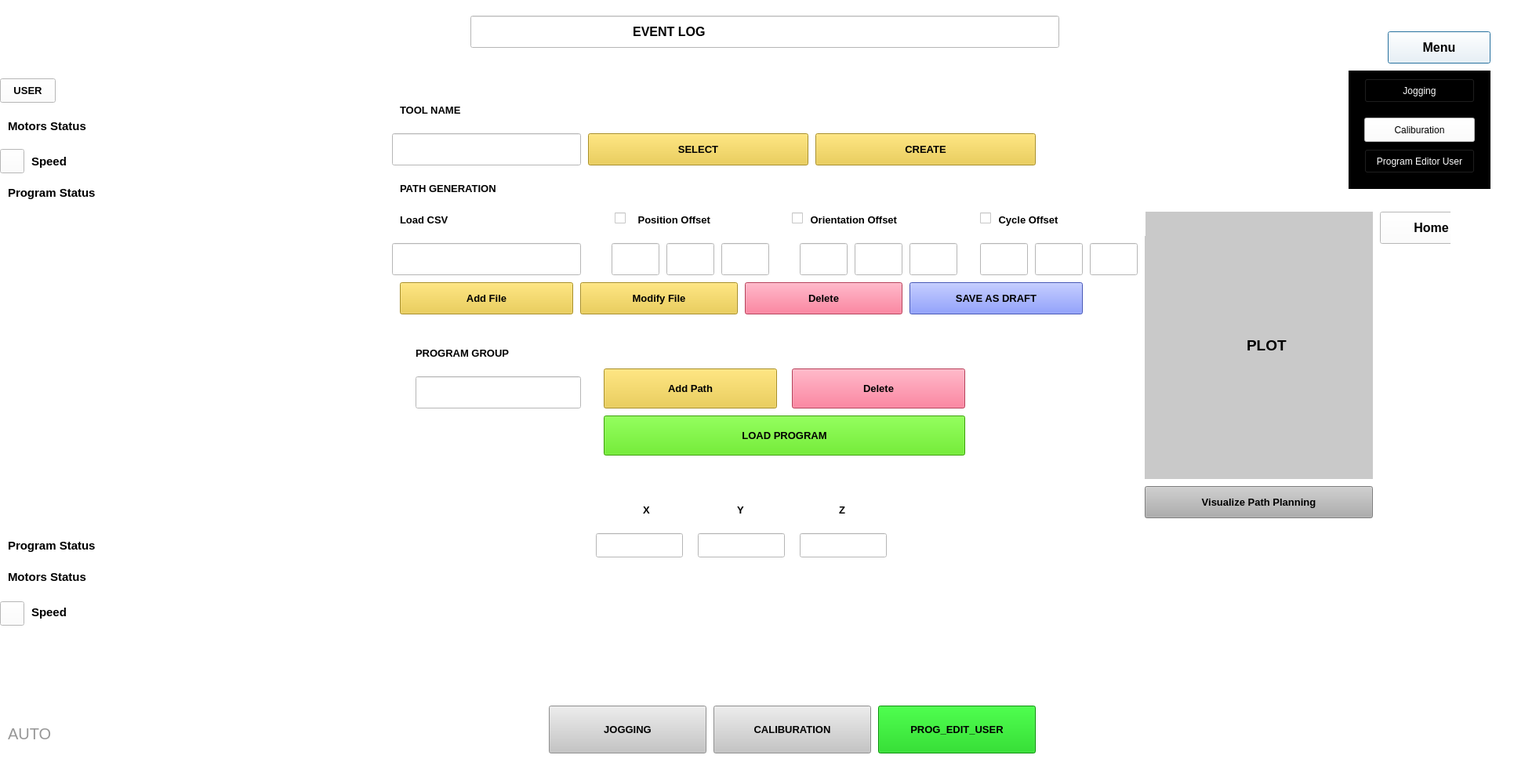
<?xml version="1.0" encoding="UTF-8"?>
<ui version="4.0">
 <class>Dialog</class>
 <widget class="QDialog" name="Dialog">
  <property name="geometry">
   <rect>
    <x>0</x>
    <y>0</y>
    <width>1931</width>
    <height>1000</height>
   </rect>
  </property>
  <property name="windowTitle">
   <string>Dialog</string>
  </property>
  <property name="styleSheet">
   <string notr="true">background-color: rgb(255, 255, 255);</string>
  </property>
  <widget class="QLineEdit" name="lineEdit">
   <property name="geometry">
    <rect>
     <x>600</x>
     <y>20</y>
     <width>751</width>
     <height>41</height>
    </rect>
   </property>
   <property name="font">
    <font>
     <pointsize>12</pointsize>
     <weight>75</weight>
     <bold>true</bold>
    </font>
   </property>
   <property name="text">
    <string>                                              EVENT LOG</string>
   </property>
  </widget>
  <widget class="QLabel" name="label_4">
   <property name="geometry">
    <rect>
     <x>610</x>
     <y>30</y>
     <width>21</width>
     <height>21</height>
    </rect>
   </property>
   <property name="text">
    <string/>
   </property>
   <property name="pixmap">
    <pixmap>../images_home/info.png</pixmap>
   </property>
   <property name="scaledContents">
    <bool>true</bool>
   </property>
  </widget>
  <widget class="QLabel" name="label_6">
   <property name="geometry">
    <rect>
     <x>1540</x>
     <y>700</y>
     <width>311</width>
     <height>251</height>
    </rect>
   </property>
   <property name="text">
    <string/>
   </property>
   <property name="pixmap">
    <pixmap>../images_home/1.png</pixmap>
   </property>
   <property name="scaledContents">
    <bool>true</bool>
   </property>
  </widget>
  <widget class="QLabel" name="label_7">
   <property name="geometry">
    <rect>
     <x>10</x>
     <y>840</y>
     <width>51</width>
     <height>61</height>
    </rect>
   </property>
   <property name="text">
    <string/>
   </property>
   <property name="pixmap">
    <pixmap>../images_home/a-removebg-preview.png</pixmap>
   </property>
   <property name="scaledContents">
    <bool>true</bool>
   </property>
  </widget>
  <widget class="QLabel" name="label_8">
   <property name="geometry">
    <rect>
     <x>10</x>
     <y>920</y>
     <width>91</width>
     <height>31</height>
    </rect>
   </property>
   <property name="font">
    <font>
     <pointsize>15</pointsize>
    </font>
   </property>
   <property name="styleSheet">
    <string notr="true">color:rgb(151, 151, 151);
font-size:15pt;</string>
   </property>
   <property name="text">
    <string>AUTO</string>
   </property>
  </widget>
  <widget class="QLabel" name="label_9">
   <property name="geometry">
    <rect>
     <x>10</x>
     <y>10</y>
     <width>51</width>
     <height>61</height>
    </rect>
   </property>
   <property name="text">
    <string/>
   </property>
   <property name="pixmap">
    <pixmap>../images_home/U.png</pixmap>
   </property>
   <property name="scaledContents">
    <bool>true</bool>
   </property>
  </widget>
  <widget class="QPushButton" name="homemenubtn1">
   <property name="geometry">
    <rect>
     <x>1770</x>
     <y>40</y>
     <width>131</width>
     <height>41</height>
    </rect>
   </property>
   <property name="font">
    <font>
     <pointsize>12</pointsize>
     <weight>75</weight>
     <bold>true</bold>
    </font>
   </property>
   <property name="text">
    <string>Menu</string>
   </property>
   <property name="icon">
    <iconset>
     <normaloff>:/symbol/menu.png</normaloff>:/symbol/menu.png</iconset>
   </property>
  </widget>
  <widget class="QLabel" name="label_13">
   <property name="geometry">
    <rect>
     <x>1590</x>
     <y>420</y>
     <width>71</width>
     <height>41</height>
    </rect>
   </property>
   <property name="font">
    <font>
     <pointsize>14</pointsize>
     <weight>75</weight>
     <bold>true</bold>
    </font>
   </property>
   <property name="styleSheet">
    <string notr="true">background-color: rgb(201, 201, 201);</string>
   </property>
   <property name="text">
    <string>PLOT</string>
   </property>
  </widget>
  <widget class="QLabel" name="label_15">
   <property name="geometry">
    <rect>
     <x>530</x>
     <y>430</y>
     <width>221</width>
     <height>41</height>
    </rect>
   </property>
   <property name="font">
    <font>
     <pointsize>10</pointsize>
     <weight>75</weight>
     <bold>true</bold>
    </font>
   </property>
   <property name="text">
    <string>PROGRAM GROUP</string>
   </property>
  </widget>
  <widget class="QLineEdit" name="lineEdit_17">
   <property name="geometry">
    <rect>
     <x>530</x>
     <y>480</y>
     <width>211</width>
     <height>41</height>
    </rect>
   </property>
  </widget>
  <widget class="QPushButton" name="pushButton_9">
   <property name="geometry">
    <rect>
     <x>770</x>
     <y>470</y>
     <width>221</width>
     <height>51</height>
    </rect>
   </property>
   <property name="font">
    <font>
     <pointsize>10</pointsize>
     <weight>75</weight>
     <bold>true</bold>
    </font>
   </property>
   <property name="styleSheet">
    <string notr="true">background-color: rgb(235, 199, 51);</string>
   </property>
   <property name="text">
    <string>Add Path</string>
   </property>
  </widget>
  <widget class="QPushButton" name="pushButton_10">
   <property name="geometry">
    <rect>
     <x>1010</x>
     <y>470</y>
     <width>221</width>
     <height>51</height>
    </rect>
   </property>
   <property name="font">
    <font>
     <pointsize>10</pointsize>
     <weight>75</weight>
     <bold>true</bold>
    </font>
   </property>
   <property name="styleSheet">
    <string notr="true">background-color: rgb(255, 85, 122);</string>
   </property>
   <property name="text">
    <string>Delete</string>
   </property>
  </widget>
  <widget class="QPushButton" name="pushButton_11">
   <property name="geometry">
    <rect>
     <x>770</x>
     <y>530</y>
     <width>461</width>
     <height>51</height>
    </rect>
   </property>
   <property name="font">
    <font>
     <pointsize>10</pointsize>
     <weight>75</weight>
     <bold>true</bold>
    </font>
   </property>
   <property name="styleSheet">
    <string notr="true">background-color: rgb(74, 224, 0);</string>
   </property>
   <property name="text">
    <string>LOAD PROGRAM</string>
   </property>
  </widget>
  <widget class="QLabel" name="label_16">
   <property name="geometry">
    <rect>
     <x>820</x>
     <y>630</y>
     <width>31</width>
     <height>41</height>
    </rect>
   </property>
   <property name="font">
    <font>
     <pointsize>10</pointsize>
     <weight>75</weight>
     <bold>true</bold>
    </font>
   </property>
   <property name="text">
    <string>X</string>
   </property>
  </widget>
  <widget class="QLabel" name="label_17">
   <property name="geometry">
    <rect>
     <x>940</x>
     <y>630</y>
     <width>31</width>
     <height>41</height>
    </rect>
   </property>
   <property name="font">
    <font>
     <pointsize>10</pointsize>
     <weight>75</weight>
     <bold>true</bold>
    </font>
   </property>
   <property name="text">
    <string>Y</string>
   </property>
  </widget>
  <widget class="QLabel" name="label_18">
   <property name="geometry">
    <rect>
     <x>1070</x>
     <y>630</y>
     <width>31</width>
     <height>41</height>
    </rect>
   </property>
   <property name="font">
    <font>
     <pointsize>10</pointsize>
     <weight>75</weight>
     <bold>true</bold>
    </font>
   </property>
   <property name="text">
    <string>Z</string>
   </property>
  </widget>
  <widget class="QLineEdit" name="lineEdit_18">
   <property name="geometry">
    <rect>
     <x>760</x>
     <y>680</y>
     <width>111</width>
     <height>31</height>
    </rect>
   </property>
  </widget>
  <widget class="QLineEdit" name="lineEdit_19">
   <property name="geometry">
    <rect>
     <x>890</x>
     <y>680</y>
     <width>111</width>
     <height>31</height>
    </rect>
   </property>
  </widget>
  <widget class="QLineEdit" name="lineEdit_20">
   <property name="geometry">
    <rect>
     <x>1020</x>
     <y>680</y>
     <width>111</width>
     <height>31</height>
    </rect>
   </property>
  </widget>
  <widget class="QPushButton" name="pushButton_12">
   <property name="geometry">
    <rect>
     <x>1460</x>
     <y>620</y>
     <width>291</width>
     <height>41</height>
    </rect>
   </property>
   <property name="font">
    <font>
     <pointsize>10</pointsize>
     <weight>75</weight>
     <bold>true</bold>
    </font>
   </property>
   <property name="styleSheet">
    <string notr="true">background-color: rgb(173, 173, 173);
</string>
   </property>
   <property name="text">
    <string>Visualize Path Planning</string>
   </property>
  </widget>
  <widget class="QLabel" name="label_19">
   <property name="geometry">
    <rect>
     <x>860</x>
     <y>750</y>
     <width>91</width>
     <height>71</height>
    </rect>
   </property>
   <property name="text">
    <string/>
   </property>
   <property name="pixmap">
    <pixmap>../images_home/playpause.png</pixmap>
   </property>
   <property name="scaledContents">
    <bool>true</bool>
   </property>
  </widget>
  <widget class="QLabel" name="label_20">
   <property name="geometry">
    <rect>
     <x>980</x>
     <y>750</y>
     <width>91</width>
     <height>71</height>
    </rect>
   </property>
   <property name="text">
    <string/>
   </property>
   <property name="pixmap">
    <pixmap>../images_home/stop.png</pixmap>
   </property>
   <property name="scaledContents">
    <bool>true</bool>
   </property>
  </widget>
  <widget class="QLabel" name="label_21">
   <property name="geometry">
    <rect>
     <x>1100</x>
     <y>750</y>
     <width>91</width>
     <height>71</height>
    </rect>
   </property>
   <property name="text">
    <string/>
   </property>
   <property name="pixmap">
    <pixmap>../images_home/next.png</pixmap>
   </property>
   <property name="scaledContents">
    <bool>true</bool>
   </property>
  </widget>
  <widget class="QLabel" name="label_22">
   <property name="geometry">
    <rect>
     <x>740</x>
     <y>750</y>
     <width>91</width>
     <height>71</height>
    </rect>
   </property>
   <property name="text">
    <string/>
   </property>
   <property name="pixmap">
    <pixmap>../images_home/previous.png</pixmap>
   </property>
   <property name="scaledContents">
    <bool>true</bool>
   </property>
  </widget>
  <widget class="QStackedWidget" name="stackedWidget">
   <property name="geometry">
    <rect>
     <x>1720</x>
     <y>90</y>
     <width>181</width>
     <height>151</height>
    </rect>
   </property>
   <property name="styleSheet">
    <string notr="true">background-color: rgb(0, 0, 0);
border-color: rgb(170, 0, 0);</string>
   </property>
   <property name="currentIndex">
    <number>0</number>
   </property>
   <widget class="QWidget" name="page">
    <widget class="QPushButton" name="joggingbtn3">
     <property name="geometry">
      <rect>
       <x>20</x>
       <y>10</y>
       <width>141</width>
       <height>31</height>
      </rect>
     </property>
     <property name="styleSheet">
      <string notr="true">color: rgb(255, 255, 255);</string>
     </property>
     <property name="text">
      <string>Jogging</string>
     </property>
     <property name="shortcut">
      <string>J</string>
     </property>
    </widget>
    <widget class="QPushButton" name="calibratebtn6">
     <property name="geometry">
      <rect>
       <x>20</x>
       <y>60</y>
       <width>141</width>
       <height>31</height>
      </rect>
     </property>
     <property name="styleSheet">
      <string notr="true">background-color: rgb(255, 255, 255);</string>
     </property>
     <property name="text">
      <string>Caliburation</string>
     </property>
    </widget>
    <widget class="QPushButton" name="eventlogbtn4">
     <property name="geometry">
      <rect>
       <x>20</x>
       <y>100</y>
       <width>141</width>
       <height>31</height>
      </rect>
     </property>
     <property name="styleSheet">
      <string notr="true">color: rgb(255, 255, 255);</string>
     </property>
     <property name="text">
      <string>Program Editor User</string>
     </property>
    </widget>
   </widget>
   <widget class="QWidget" name="page_2">
    <widget class="QPushButton" name="pushButton_13">
     <property name="geometry">
      <rect>
       <x>20</x>
       <y>10</y>
       <width>91</width>
       <height>31</height>
      </rect>
     </property>
     <property name="text">
      <string>PushButton</string>
     </property>
    </widget>
    <widget class="QPushButton" name="pushButton_14">
     <property name="geometry">
      <rect>
       <x>60</x>
       <y>50</y>
       <width>91</width>
       <height>31</height>
      </rect>
     </property>
     <property name="text">
      <string>PushButton</string>
     </property>
    </widget>
   </widget>
  </widget>
  <widget class="QPushButton" name="hmmenubtn8">
   <property name="geometry">
    <rect>
     <x>1760</x>
     <y>270</y>
     <width>131</width>
     <height>41</height>
    </rect>
   </property>
   <property name="font">
    <font>
     <pointsize>12</pointsize>
     <weight>75</weight>
     <bold>true</bold>
    </font>
   </property>
   <property name="text">
    <string>Home</string>
   </property>
   <property name="icon">
    <iconset>
     <normaloff>:/symbol/menu.png</normaloff>:/symbol/menu.png</iconset>
   </property>
  </widget>
  <widget class="QLabel" name="label_23">
   <property name="geometry">
    <rect>
     <x>1850</x>
     <y>250</y>
     <width>51</width>
     <height>61</height>
    </rect>
   </property>
   <property name="text">
    <string/>
   </property>
   <property name="pixmap">
    <pixmap>home.png</pixmap>
   </property>
   <property name="scaledContents">
    <bool>true</bool>
   </property>
  </widget>
  <widget class="QLabel" name="label_3">
   <property name="geometry">
    <rect>
     <x>810</x>
     <y>260</y>
     <width>191</width>
     <height>41</height>
    </rect>
   </property>
   <property name="font">
    <font>
     <pointsize>10</pointsize>
     <weight>75</weight>
     <bold>true</bold>
    </font>
   </property>
   <property name="text">
    <string> Position Offset</string>
   </property>
  </widget>
  <widget class="QCheckBox" name="checkBox">
   <property name="geometry">
    <rect>
     <x>784</x>
     <y>268</y>
     <width>21</width>
     <height>21</height>
    </rect>
   </property>
   <property name="text">
    <string/>
   </property>
  </widget>
  <widget class="QLineEdit" name="lineEdit_13">
   <property name="geometry">
    <rect>
     <x>1090</x>
     <y>310</y>
     <width>61</width>
     <height>41</height>
    </rect>
   </property>
  </widget>
  <widget class="QLabel" name="label_5">
   <property name="geometry">
    <rect>
     <x>1030</x>
     <y>260</y>
     <width>201</width>
     <height>41</height>
    </rect>
   </property>
   <property name="font">
    <font>
     <pointsize>10</pointsize>
     <weight>75</weight>
     <bold>true</bold>
    </font>
   </property>
   <property name="text">
    <string> Orientation Offset</string>
   </property>
  </widget>
  <widget class="QLineEdit" name="lineEdit_8">
   <property name="geometry">
    <rect>
     <x>780</x>
     <y>310</y>
     <width>61</width>
     <height>41</height>
    </rect>
   </property>
  </widget>
  <widget class="QPushButton" name="pushButton_7">
   <property name="geometry">
    <rect>
     <x>950</x>
     <y>360</y>
     <width>201</width>
     <height>41</height>
    </rect>
   </property>
   <property name="font">
    <font>
     <pointsize>10</pointsize>
     <weight>75</weight>
     <bold>true</bold>
    </font>
   </property>
   <property name="styleSheet">
    <string notr="true">background-color: rgb(255, 85, 122);</string>
   </property>
   <property name="text">
    <string>Delete</string>
   </property>
  </widget>
  <widget class="QLabel" name="label_12">
   <property name="geometry">
    <rect>
     <x>1270</x>
     <y>260</y>
     <width>191</width>
     <height>41</height>
    </rect>
   </property>
   <property name="font">
    <font>
     <pointsize>10</pointsize>
     <weight>75</weight>
     <bold>true</bold>
    </font>
   </property>
   <property name="text">
    <string> Cycle Offset</string>
   </property>
  </widget>
  <widget class="QPushButton" name="pushButton_8">
   <property name="geometry">
    <rect>
     <x>1160</x>
     <y>360</y>
     <width>221</width>
     <height>41</height>
    </rect>
   </property>
   <property name="font">
    <font>
     <pointsize>10</pointsize>
     <weight>75</weight>
     <bold>true</bold>
    </font>
   </property>
   <property name="styleSheet">
    <string notr="true">background-color: rgb(94, 118, 255);</string>
   </property>
   <property name="text">
    <string>SAVE AS DRAFT</string>
   </property>
  </widget>
  <widget class="QPushButton" name="pushButton_15">
   <property name="geometry">
    <rect>
     <x>1040</x>
     <y>170</y>
     <width>281</width>
     <height>41</height>
    </rect>
   </property>
   <property name="font">
    <font>
     <pointsize>10</pointsize>
     <weight>75</weight>
     <bold>true</bold>
    </font>
   </property>
   <property name="styleSheet">
    <string notr="true">background-color: rgb(235, 199, 51);</string>
   </property>
   <property name="text">
    <string>CREATE</string>
   </property>
  </widget>
  <widget class="QCheckBox" name="checkBox_2">
   <property name="geometry">
    <rect>
     <x>1010</x>
     <y>268</y>
     <width>21</width>
     <height>21</height>
    </rect>
   </property>
   <property name="text">
    <string/>
   </property>
  </widget>
  <widget class="QPushButton" name="pushButton_16">
   <property name="geometry">
    <rect>
     <x>740</x>
     <y>360</y>
     <width>201</width>
     <height>41</height>
    </rect>
   </property>
   <property name="font">
    <font>
     <pointsize>10</pointsize>
     <weight>75</weight>
     <bold>true</bold>
    </font>
   </property>
   <property name="styleSheet">
    <string notr="true">background-color: rgb(235, 199, 51);</string>
   </property>
   <property name="text">
    <string>Modify File</string>
   </property>
  </widget>
  <widget class="QLineEdit" name="lineEdit_16">
   <property name="geometry">
    <rect>
     <x>1320</x>
     <y>310</y>
     <width>61</width>
     <height>41</height>
    </rect>
   </property>
  </widget>
  <widget class="QPushButton" name="pushButton_18">
   <property name="geometry">
    <rect>
     <x>750</x>
     <y>170</y>
     <width>281</width>
     <height>41</height>
    </rect>
   </property>
   <property name="font">
    <font>
     <pointsize>10</pointsize>
     <weight>75</weight>
     <bold>true</bold>
    </font>
   </property>
   <property name="styleSheet">
    <string notr="true">background-color: rgb(235, 199, 51);</string>
   </property>
   <property name="text">
    <string>SELECT</string>
   </property>
  </widget>
  <widget class="QLineEdit" name="lineEdit_11">
   <property name="geometry">
    <rect>
     <x>1160</x>
     <y>310</y>
     <width>61</width>
     <height>41</height>
    </rect>
   </property>
  </widget>
  <widget class="QLineEdit" name="lineEdit_9">
   <property name="geometry">
    <rect>
     <x>850</x>
     <y>310</y>
     <width>61</width>
     <height>41</height>
    </rect>
   </property>
  </widget>
  <widget class="QLineEdit" name="lineEdit_15">
   <property name="geometry">
    <rect>
     <x>1250</x>
     <y>310</y>
     <width>61</width>
     <height>41</height>
    </rect>
   </property>
  </widget>
  <widget class="QLineEdit" name="lineEdit_21">
   <property name="geometry">
    <rect>
     <x>500</x>
     <y>170</y>
     <width>241</width>
     <height>41</height>
    </rect>
   </property>
  </widget>
  <widget class="QPushButton" name="pushButton_5">
   <property name="geometry">
    <rect>
     <x>510</x>
     <y>360</y>
     <width>221</width>
     <height>41</height>
    </rect>
   </property>
   <property name="font">
    <font>
     <pointsize>10</pointsize>
     <weight>75</weight>
     <bold>true</bold>
    </font>
   </property>
   <property name="styleSheet">
    <string notr="true">background-color: rgb(235, 199, 51);</string>
   </property>
   <property name="text">
    <string>Add File</string>
   </property>
  </widget>
  <widget class="QLabel" name="label_2">
   <property name="geometry">
    <rect>
     <x>510</x>
     <y>260</y>
     <width>101</width>
     <height>41</height>
    </rect>
   </property>
   <property name="font">
    <font>
     <pointsize>10</pointsize>
     <weight>75</weight>
     <bold>true</bold>
    </font>
   </property>
   <property name="text">
    <string>Load CSV</string>
   </property>
  </widget>
  <widget class="QLabel" name="label_25">
   <property name="geometry">
    <rect>
     <x>510</x>
     <y>120</y>
     <width>191</width>
     <height>41</height>
    </rect>
   </property>
   <property name="font">
    <font>
     <pointsize>10</pointsize>
     <weight>75</weight>
     <bold>true</bold>
    </font>
   </property>
   <property name="text">
    <string>TOOL NAME</string>
   </property>
  </widget>
  <widget class="QLineEdit" name="lineEdit_12">
   <property name="geometry">
    <rect>
     <x>1020</x>
     <y>310</y>
     <width>61</width>
     <height>41</height>
    </rect>
   </property>
  </widget>
  <widget class="QCheckBox" name="checkBox_3">
   <property name="geometry">
    <rect>
     <x>1250</x>
     <y>268</y>
     <width>21</width>
     <height>21</height>
    </rect>
   </property>
   <property name="text">
    <string/>
   </property>
  </widget>
  <widget class="QLabel" name="label">
   <property name="geometry">
    <rect>
     <x>510</x>
     <y>220</y>
     <width>281</width>
     <height>41</height>
    </rect>
   </property>
   <property name="font">
    <font>
     <pointsize>10</pointsize>
     <weight>75</weight>
     <bold>true</bold>
    </font>
   </property>
   <property name="text">
    <string>PATH GENERATION</string>
   </property>
  </widget>
  <widget class="QLineEdit" name="lineEdit_10">
   <property name="geometry">
    <rect>
     <x>920</x>
     <y>310</y>
     <width>61</width>
     <height>41</height>
    </rect>
   </property>
  </widget>
  <widget class="QLineEdit" name="lineEdit_3">
   <property name="geometry">
    <rect>
     <x>500</x>
     <y>310</y>
     <width>241</width>
     <height>41</height>
    </rect>
   </property>
  </widget>
  <widget class="QLineEdit" name="lineEdit_22">
   <property name="geometry">
    <rect>
     <x>1390</x>
     <y>310</y>
     <width>61</width>
     <height>41</height>
    </rect>
   </property>
  </widget>
  <widget class="QPushButton" name="increment_5">
   <property name="geometry">
    <rect>
     <x>910</x>
     <y>900</y>
     <width>201</width>
     <height>61</height>
    </rect>
   </property>
   <property name="font">
    <font>
     <pointsize>10</pointsize>
     <weight>75</weight>
     <bold>true</bold>
    </font>
   </property>
   <property name="styleSheet">
    <string notr="true">background-color: rgb(255, 169, 21);
background-color: rgb(197, 197, 197);
</string>
   </property>
   <property name="text">
    <string>CALIBURATION</string>
   </property>
  </widget>
  <widget class="QPushButton" name="prguserbtn8">
   <property name="geometry">
    <rect>
     <x>1120</x>
     <y>900</y>
     <width>201</width>
     <height>61</height>
    </rect>
   </property>
   <property name="font">
    <font>
     <pointsize>10</pointsize>
     <weight>75</weight>
     <bold>true</bold>
    </font>
   </property>
   <property name="styleSheet">
    <string notr="true">background-color: rgb(0, 201, 0);</string>
   </property>
   <property name="text">
    <string>PROG_EDIT_USER</string>
   </property>
  </widget>
  <widget class="QPushButton" name="jogybtn8">
   <property name="geometry">
    <rect>
     <x>700</x>
     <y>900</y>
     <width>201</width>
     <height>61</height>
    </rect>
   </property>
   <property name="font">
    <font>
     <pointsize>10</pointsize>
     <weight>75</weight>
     <bold>true</bold>
    </font>
   </property>
   <property name="styleSheet">
    <string notr="true">background-color: rgb(255, 169, 21);
background-color: rgb(197, 197, 197);
</string>
   </property>
   <property name="text">
    <string>JOGGING</string>
   </property>
  </widget>
  <widget class="QLabel" name="label_24">
   <property name="geometry">
    <rect>
     <x>1460</x>
     <y>270</y>
     <width>291</width>
     <height>341</height>
    </rect>
   </property>
   <property name="styleSheet">
    <string notr="true">background-color: rgb(201, 201, 201);</string>
   </property>
   <property name="text">
    <string/>
   </property>
  </widget>
  <widget class="QLabel" name="label_44">
   <property name="geometry">
    <rect>
     <x>10</x>
     <y>140</y>
     <width>221</width>
     <height>41</height>
    </rect>
   </property>
   <property name="font">
    <font>
     <pointsize>11</pointsize>
     <weight>75</weight>
     <bold>true</bold>
    </font>
   </property>
   <property name="text">
    <string>Motors Status</string>
   </property>
  </widget>
  <widget class="QLabel" name="label_45">
   <property name="geometry">
    <rect>
     <x>40</x>
     <y>190</y>
     <width>111</width>
     <height>31</height>
    </rect>
   </property>
   <property name="font">
    <font>
     <pointsize>11</pointsize>
     <weight>75</weight>
     <bold>true</bold>
    </font>
   </property>
   <property name="text">
    <string>Speed</string>
   </property>
  </widget>
  <widget class="QLabel" name="label_46">
   <property name="geometry">
    <rect>
     <x>10</x>
     <y>230</y>
     <width>291</width>
     <height>31</height>
    </rect>
   </property>
   <property name="font">
    <font>
     <pointsize>11</pointsize>
     <weight>75</weight>
     <bold>true</bold>
    </font>
   </property>
   <property name="text">
    <string>Program Status</string>
   </property>
  </widget>
  <widget class="QPushButton" name="pushButton_6">
   <property name="geometry">
    <rect>
     <x>0</x>
     <y>190</y>
     <width>31</width>
     <height>31</height>
    </rect>
   </property>
   <property name="font">
    <font>
     <weight>75</weight>
     <bold>true</bold>
    </font>
   </property>
   <property name="text">
    <string/>
   </property>
   <property name="icon">
    <iconset>
     <normaloff>../images_home/speed_img.png</normaloff>../images_home/speed_img.png</iconset>
   </property>
  </widget>
  <widget class="QPushButton" name="pushButton_19">
   <property name="geometry">
    <rect>
     <x>0</x>
     <y>767</y>
     <width>31</width>
     <height>31</height>
    </rect>
   </property>
   <property name="font">
    <font>
     <weight>75</weight>
     <bold>true</bold>
    </font>
   </property>
   <property name="text">
    <string/>
   </property>
   <property name="icon">
    <iconset>
     <normaloff>../images_home/speed_img.png</normaloff>../images_home/speed_img.png</iconset>
   </property>
  </widget>
  <widget class="QLabel" name="label_52">
   <property name="geometry">
    <rect>
     <x>40</x>
     <y>765</y>
     <width>111</width>
     <height>31</height>
    </rect>
   </property>
   <property name="font">
    <font>
     <pointsize>11</pointsize>
     <weight>75</weight>
     <bold>true</bold>
    </font>
   </property>
   <property name="text">
    <string>Speed</string>
   </property>
  </widget>
  <widget class="QLabel" name="label_50">
   <property name="geometry">
    <rect>
     <x>10</x>
     <y>715</y>
     <width>241</width>
     <height>41</height>
    </rect>
   </property>
   <property name="font">
    <font>
     <pointsize>11</pointsize>
     <weight>75</weight>
     <bold>true</bold>
    </font>
   </property>
   <property name="text">
    <string>Motors Status</string>
   </property>
  </widget>
  <widget class="QLabel" name="label_51">
   <property name="geometry">
    <rect>
     <x>10</x>
     <y>680</y>
     <width>311</width>
     <height>31</height>
    </rect>
   </property>
   <property name="font">
    <font>
     <pointsize>11</pointsize>
     <weight>75</weight>
     <bold>true</bold>
    </font>
   </property>
   <property name="text">
    <string>Program Status</string>
   </property>
  </widget>
  <widget class="QPushButton" name="userbtn9">
   <property name="geometry">
    <rect>
     <x>0</x>
     <y>100</y>
     <width>71</width>
     <height>31</height>
    </rect>
   </property>
   <property name="font">
    <font>
     <pointsize>10</pointsize>
     <weight>75</weight>
     <bold>true</bold>
    </font>
   </property>
   <property name="text">
    <string>USER</string>
   </property>
  </widget>
  <zorder>label_24</zorder>
  <zorder>lineEdit</zorder>
  <zorder>label_4</zorder>
  <zorder>label_6</zorder>
  <zorder>label_7</zorder>
  <zorder>label_8</zorder>
  <zorder>label_9</zorder>
  <zorder>homemenubtn1</zorder>
  <zorder>label_13</zorder>
  <zorder>label_15</zorder>
  <zorder>lineEdit_17</zorder>
  <zorder>pushButton_9</zorder>
  <zorder>pushButton_10</zorder>
  <zorder>pushButton_11</zorder>
  <zorder>label_16</zorder>
  <zorder>label_17</zorder>
  <zorder>label_18</zorder>
  <zorder>lineEdit_18</zorder>
  <zorder>lineEdit_19</zorder>
  <zorder>lineEdit_20</zorder>
  <zorder>pushButton_12</zorder>
  <zorder>label_19</zorder>
  <zorder>label_20</zorder>
  <zorder>label_21</zorder>
  <zorder>label_22</zorder>
  <zorder>stackedWidget</zorder>
  <zorder>hmmenubtn8</zorder>
  <zorder>label_23</zorder>
  <zorder>label_3</zorder>
  <zorder>checkBox</zorder>
  <zorder>lineEdit_13</zorder>
  <zorder>label_5</zorder>
  <zorder>lineEdit_8</zorder>
  <zorder>pushButton_7</zorder>
  <zorder>label_12</zorder>
  <zorder>pushButton_8</zorder>
  <zorder>pushButton_15</zorder>
  <zorder>checkBox_2</zorder>
  <zorder>pushButton_16</zorder>
  <zorder>lineEdit_16</zorder>
  <zorder>pushButton_18</zorder>
  <zorder>lineEdit_11</zorder>
  <zorder>lineEdit_9</zorder>
  <zorder>lineEdit_15</zorder>
  <zorder>lineEdit_21</zorder>
  <zorder>pushButton_5</zorder>
  <zorder>label_2</zorder>
  <zorder>label_25</zorder>
  <zorder>lineEdit_12</zorder>
  <zorder>checkBox_3</zorder>
  <zorder>label</zorder>
  <zorder>lineEdit_10</zorder>
  <zorder>lineEdit_3</zorder>
  <zorder>lineEdit_22</zorder>
  <zorder>increment_5</zorder>
  <zorder>prguserbtn8</zorder>
  <zorder>jogybtn8</zorder>
  <zorder>label_44</zorder>
  <zorder>label_45</zorder>
  <zorder>label_46</zorder>
  <zorder>pushButton_6</zorder>
  <zorder>pushButton_19</zorder>
  <zorder>label_52</zorder>
  <zorder>label_50</zorder>
  <zorder>label_51</zorder>
  <zorder>userbtn9</zorder>
 </widget>
 <resources>
  <include location="images_home/symbols.qrc"/>
 </resources>
 <connections/>
</ui>
